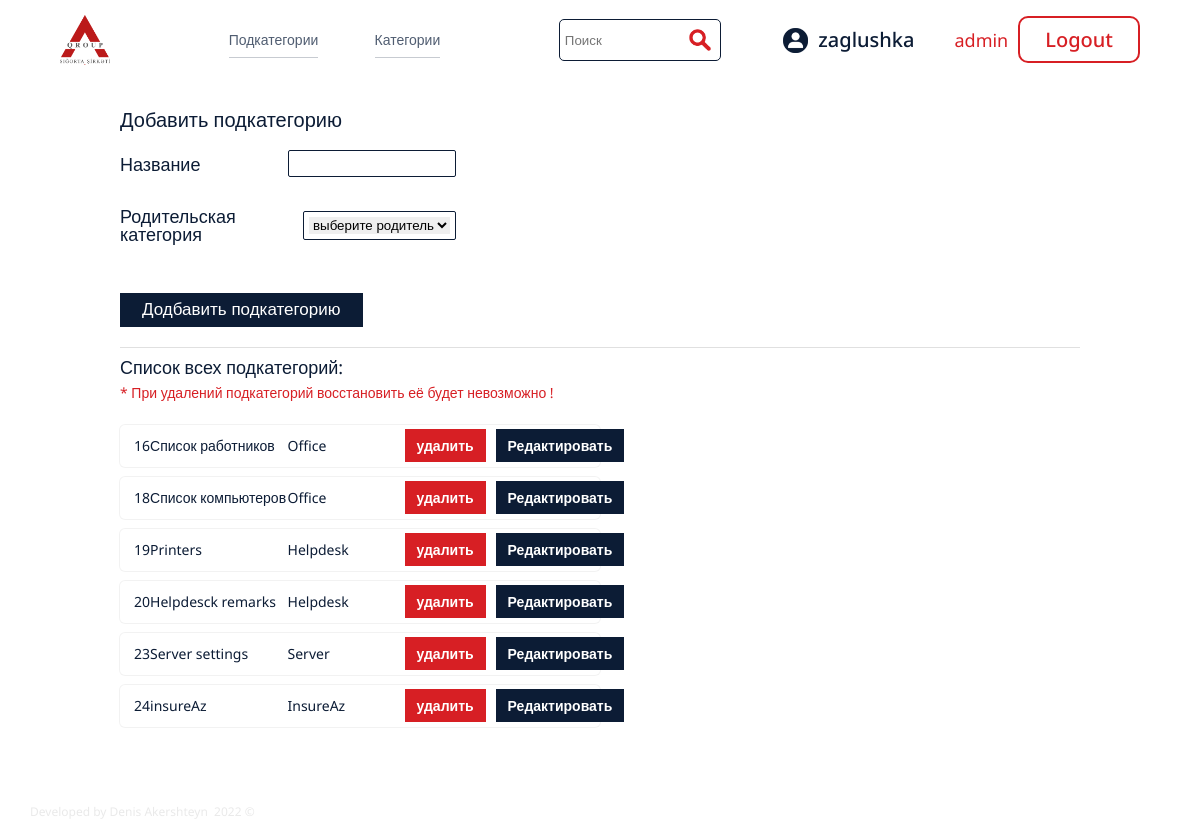
Screenshot of /index.php?source_page=add_subcategory (signed in) with the database file from the repository.
### tables this page shows
CREATE TABLE `sub_category` (
  `id` int(11) NOT NULL,
  `name` varchar(255) NOT NULL,
  `sub_id` int(11) NOT NULL,
  `content` longtext NOT NULL,
  `image` varchar(255) NOT NULL,
  `key_words` varchar(255) NOT NULL
);

CREATE TABLE `category` (
  `id` int(11) NOT NULL,
  `category_name` varchar(255) NOT NULL,
  `category_access` varchar(255) NOT NULL
);

### settings/add_subcategory.php (the view, shortened to what this page needs)
<div class="add__subcategory__wrapper">
    <form name="add_subcategory_form" role="form" method="post" id="add_subcategory_form" action="./db/add_subcategory.php" class="add_subcategory_form">
        <div class="add_subcategory_desc">Добавить подкатегорию</div>
        <div class="add_subcategory_block">
            <div class="add_subcategory_block-desc">Название</div>
            <div class="add_subcategory_block-input">
                <input type="text" id="subcategory_name" name="subcategory_name">
            </div>
        </div>
        <div class="add_subcategory_block">
            <div class="add_subcategory_block-desc">
                Родительская категория
            </div>
            <div class="add_subcategory_block-select">
                <select name="sub_id" id="sub_id">
                    <option value="">выберите родительскую категорию</option>
                </select>
            </div>
        </div>
        <div class="add_subcategory_block">
            <button class="add_susb_button">Додбавить подкатегорию</button>
        </div>
    </form>
    <div class="all__subcategories_wrapper">
        <div class="all__subcategories__name">
            Список всех подкатегорий:
        </div>
        <p class="delete__remark">
            * При удалений подкатегорий восстановить её будет невозможно !
        </p>
        <div class="subcategori__wrapper_container">
            <?php
            $query1 = "SELECT * FROM sub_category";
            $select_category1 = mysqli_query($connection, $query1);
            while ($row1 = mysqli_fetch_assoc($select_category1)) {
                $id1 = $row1['id'];
                $category_name1 = $row1['name'];
                $sub123 = $row1['sub_id'];
            ?>
                <div class="subcategory__element">
                    <div class="subcategory__element__id">
                        <?php echo $id1; ?>
                    </div>
                    <div class="subcategory__element__name">
                        <?php echo $category_name1; ?>
                    </div>
                    <div class="subcategory__element__rfer">
                        <?php
                        $query2 = "SELECT * FROM category WHERE id = '{$sub123}' ";
                        $select_category2 = mysqli_query($connection, $query2);
                        while ($row2 = mysqli_fetch_assoc($select_category2)) {
                            $category_name2 = $row2['category_name'];
                        ?>
                            <p><?php echo $category_name2; ?></p>
                        <?php
                        }
                        ?>
                    </div>
                    <div class="subcategory__element__delete">
                        <a href="./db/delete_subcategory.php?source=<?php echo $id1; ?>">удалить</a>
                    </div>
                    <div class="subcategory__element__link">
                        <a href="./index.php?source_page=edit_category&sub_cat_id=<?php echo $id1; ?>">Редактировать</a>
                    </div>
                </div>
            <?php
            }
            ?>
        </div>
    </div>
</div>

### styles/style.css (style rules this page uses)
* { padding: 0; margin: 0; border: 0; }
*, *:before, *:after { -moz-box-sizing: border-box; -webkit-box-sizing: border-box; box-sizing: border-box; }
html, body { height: 100%; width: 100%; font-size: 100%; line-height: 1; font-size: 14px; -ms-text-size-adjust: 100%; -moz-text-size-adjust: 100%; -webkit-text-size-adjust: 100%; font-family: "Noto Sans", sans-serif; }
.add__subcategory__wrapper { width: 80%; margin: 0 auto; color: #0c1c35; }
.add_subcategory_form { padding-top: 30px; }
.add_subcategory_desc { font-size: 20px; }
.add_subcategory_block { display: flex; margin: 10px 0px; width: 35%; padding: 10px 0px; justify-content: space-between; align-items: center; }
.add_subcategory_block-desc { font-size: 18px; }
.add_subcategory_block-input { padding: 5px; width: 50%; border: 1px solid #0c1c35; border-radius: 2px; }
.add_subcategory_block-input input { width: 100%; }
.add_subcategory_block-select { padding: 5px; width: 50%; border: 1px solid #0c1c35; border-radius: 2px; }
.add_subcategory_block-select select { width: 100%; height: 100%; }
.add_subcategory_block button { cursor: pointer; margin-top: 20px; background-color: #0c1c35; color: #fff; padding: 5px 20px; font-size: 17px; border: 2px solid #0c1c35; }
.all__subcategories_wrapper { width: 100%; margin: 0 auto; border-top: 1px solid rgba(0, 0, 0, 0.12); padding-top: 10px; }
.all__subcategories__name { font-size: 18px; margin-bottom: 10px; }
.subcategori__wrapper_container { display: flex; flex-direction: column; width: 50%; }
.subcategory__element { margin-top: 10px; background-color: #fff; border-radius: 5px; box-shadow: rgba(0, 0, 0, 0.05) 0px 0px 0px 1px; padding: 14px; display: flex; justify-content: space-between; }
.subcategory__element__id { width: 4.5%; }
.subcategory__element__name { width: 47%; }
.subcategory__element__rfer { width: 40%; }
.subcategory__element__link { width: 20%; }
.subcategory__element__link a { color: #fff; background-color: #0c1c35; padding: 5px 10px; height: 100%; text-decoration: none; border: 2px solid #0c1c35; font-weight: 600; }
.subcategory__element__delete { margin-right: 10px; }
.subcategory__element__delete a { font-weight: 600; color: #fff; background-color: #d71f24; padding: 5px 10px; height: 100%; text-decoration: none; border: 2px solid #d71f24; }
.delete__remark { color: #d71f24; margin-bottom: 15px; margin-top: 10px; }

### rows the page displays
sub_category: id "16", name "Список работников"
category: category_name "Office"
sub_category: id "18", name "Список компьютеров"
sub_category: id "19", name "Printers"
category: category_name "Helpdesk"
sub_category: id "20", name "Helpdesck remarks"
sub_category: id "23", name "Server settings"
category: category_name "Server"
sub_category: id "24", name "insureAz"
category: category_name "InsureAz"

### other values shown
$_SESSION['username'] "zaglushka"
$_SESSION['role'] "admin"
